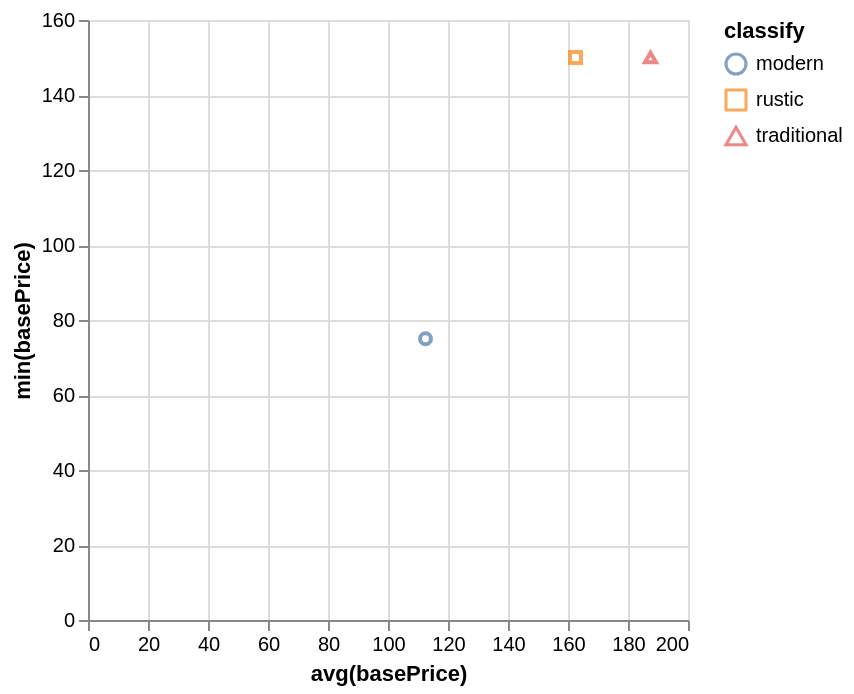

Vega-Lite specification stored for this chart:
### Vega-Lite specification from a JSON file in a GitHub repository (floating-point values rounded to 4 significant figures)
{"data": {"values": [{"x_data": 112.5, "y_data": 75, "classify": "modern"}, {"x_data": 162.5, "y_data": 150, "classify": "rustic"}, {"x_data": 187.5, "y_data": 150, "classify": "traditional"}]}, "mark": "point", "encoding": {"x": {"field": "x_data", "type": "quantitative", "title": "avg(basePrice)", "scale": {"zero": "false"}}, "y": {"field": "y_data", "type": "quantitative", "title": "min(basePrice)", "scale": {"zero": "false"}}, "color": {"field": "classify", "type": "nominal"}, "shape": {"field": "classify", "type": "nominal"}}}
